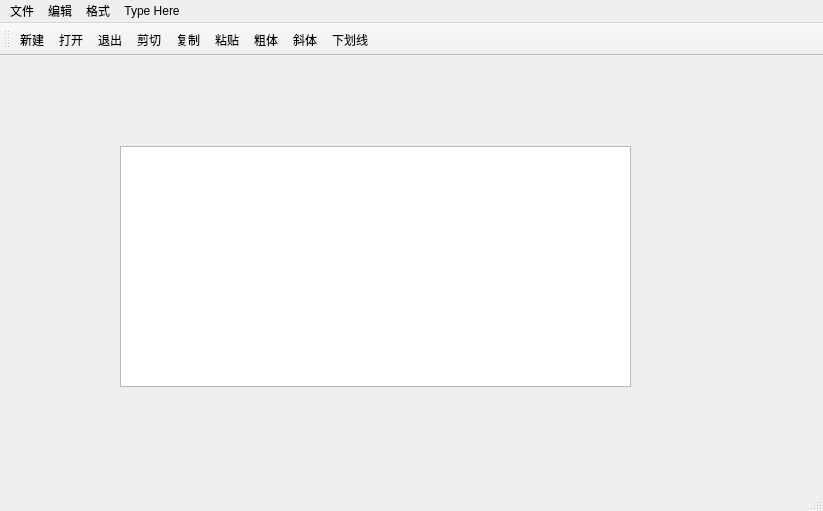
<?xml version="1.0" encoding="UTF-8"?>
<ui version="4.0">
 <class>MainWindow</class>
 <widget class="QMainWindow" name="MainWindow">
  <property name="geometry">
   <rect>
    <x>0</x>
    <y>0</y>
    <width>823</width>
    <height>511</height>
   </rect>
  </property>
  <property name="windowTitle">
   <string>MainWindow</string>
  </property>
  <widget class="QWidget" name="centralwidget">
   <widget class="QTextEdit" name="textEdit">
    <property name="geometry">
     <rect>
      <x>120</x>
      <y>90</y>
      <width>511</width>
      <height>241</height>
     </rect>
    </property>
   </widget>
  </widget>
  <widget class="QMenuBar" name="menubar">
   <property name="geometry">
    <rect>
     <x>0</x>
     <y>0</y>
     <width>823</width>
     <height>26</height>
    </rect>
   </property>
   <widget class="QMenu" name="menu">
    <property name="title">
     <string>文件</string>
    </property>
    <addaction name="actNew"/>
    <addaction name="actOpen"/>
    <addaction name="acExit"/>
   </widget>
   <widget class="QMenu" name="menu_2">
    <property name="title">
     <string>编辑</string>
    </property>
    <addaction name="actCut"/>
    <addaction name="actCopy"/>
    <addaction name="actPaste"/>
    <addaction name="actClear"/>
   </widget>
   <widget class="QMenu" name="menu_3">
    <property name="title">
     <string>格式</string>
    </property>
    <addaction name="actBold"/>
    <addaction name="actItalic"/>
    <addaction name="actUnderline"/>
    <addaction name="actShow"/>
    <addaction name="actionType_Here"/>
    <addaction name="actionAdd_Separator"/>
   </widget>
   <widget class="QMenu" name="menuType_Here">
    <property name="title">
     <string>Type Here</string>
    </property>
   </widget>
   <addaction name="menu"/>
   <addaction name="menu_2"/>
   <addaction name="menu_3"/>
   <addaction name="menuType_Here"/>
  </widget>
  <widget class="QStatusBar" name="statusbar"/>
  <widget class="QToolBar" name="toolBar">
   <property name="windowTitle">
    <string>toolBar</string>
   </property>
   <property name="toolButtonStyle">
    <enum>Qt::ToolButtonTextUnderIcon</enum>
   </property>
   <attribute name="toolBarArea">
    <enum>TopToolBarArea</enum>
   </attribute>
   <attribute name="toolBarBreak">
    <bool>false</bool>
   </attribute>
   <addaction name="actNew"/>
   <addaction name="actOpen"/>
   <addaction name="acExit"/>
   <addaction name="actCut"/>
   <addaction name="actCopy"/>
   <addaction name="actPaste"/>
   <addaction name="actBold"/>
   <addaction name="actItalic"/>
   <addaction name="actUnderline"/>
  </widget>
  <action name="actNew">
   <property name="icon">
    <iconset resource="resource.qrc">
     <normaloff>:/images/images/new2.bmp</normaloff>:/images/images/new2.bmp</iconset>
   </property>
   <property name="text">
    <string>新建</string>
   </property>
   <property name="toolTip">
    <string>新建文件</string>
   </property>
   <property name="shortcut">
    <string>Ctrl+N</string>
   </property>
  </action>
  <action name="actOpen">
   <property name="icon">
    <iconset resource="resource.qrc">
     <normaloff>:/images/images/open3.bmp</normaloff>:/images/images/open3.bmp</iconset>
   </property>
   <property name="text">
    <string>打开</string>
   </property>
   <property name="toolTip">
    <string>打开文件</string>
   </property>
   <property name="shortcut">
    <string>Ctrl+O</string>
   </property>
  </action>
  <action name="acExit">
   <property name="icon">
    <iconset resource="resource.qrc">
     <normaloff>:/images/images/exit.bmp</normaloff>:/images/images/exit.bmp</iconset>
   </property>
   <property name="text">
    <string>退出</string>
   </property>
   <property name="toolTip">
    <string>退出</string>
   </property>
  </action>
  <action name="actCut">
   <property name="icon">
    <iconset resource="resource.qrc">
     <normaloff>:/images/images/cut.bmp</normaloff>:/images/images/cut.bmp</iconset>
   </property>
   <property name="text">
    <string>剪切</string>
   </property>
   <property name="toolTip">
    <string>剪切</string>
   </property>
   <property name="shortcut">
    <string>Ctrl+X</string>
   </property>
  </action>
  <action name="actCopy">
   <property name="icon">
    <iconset resource="resource.qrc">
     <normaloff>:/images/images/paste.bmp</normaloff>:/images/images/paste.bmp</iconset>
   </property>
   <property name="text">
    <string>复制</string>
   </property>
   <property name="toolTip">
    <string>复制文件</string>
   </property>
  </action>
  <action name="actPaste">
   <property name="icon">
    <iconset resource="resource.qrc">
     <normaloff>:/images/images/paste.bmp</normaloff>:/images/images/paste.bmp</iconset>
   </property>
   <property name="text">
    <string>粘贴</string>
   </property>
   <property name="toolTip">
    <string>粘贴</string>
   </property>
   <property name="shortcut">
    <string>Ctrl+V</string>
   </property>
  </action>
  <action name="actBold">
   <property name="checkable">
    <bool>true</bool>
   </property>
   <property name="icon">
    <iconset resource="resource.qrc">
     <normaloff>:/images/images/BLD.BMP</normaloff>:/images/images/BLD.BMP</iconset>
   </property>
   <property name="text">
    <string>粗体</string>
   </property>
   <property name="toolTip">
    <string>粗体</string>
   </property>
   <property name="shortcut">
    <string>Ctrl+B</string>
   </property>
  </action>
  <action name="actItalic">
   <property name="checkable">
    <bool>true</bool>
   </property>
   <property name="icon">
    <iconset resource="resource.qrc">
     <normaloff>:/images/images/ITL.BMP</normaloff>:/images/images/ITL.BMP</iconset>
   </property>
   <property name="text">
    <string>斜体</string>
   </property>
   <property name="toolTip">
    <string>斜体</string>
   </property>
   <property name="shortcut">
    <string>Ctrl+I</string>
   </property>
  </action>
  <action name="actUnderline">
   <property name="checkable">
    <bool>true</bool>
   </property>
   <property name="icon">
    <iconset resource="resource.qrc">
     <normaloff>:/images/images/UNDRLN.BMP</normaloff>:/images/images/UNDRLN.BMP</iconset>
   </property>
   <property name="text">
    <string>下划线</string>
   </property>
   <property name="toolTip">
    <string>下划线</string>
   </property>
   <property name="shortcut">
    <string>Ctrl+U</string>
   </property>
  </action>
  <action name="actShow">
   <property name="icon">
    <iconset resource="resource.qrc">
     <normaloff>:/images/images/right.jpg</normaloff>:/images/images/right.jpg</iconset>
   </property>
   <property name="text">
    <string>显示工具栏文字标签</string>
   </property>
   <property name="toolTip">
    <string>显示文件栏文字标签</string>
   </property>
  </action>
  <action name="actionType_Here">
   <property name="text">
    <string>Type Here</string>
   </property>
  </action>
  <action name="actionAdd_Separator">
   <property name="text">
    <string>Add Separator</string>
   </property>
  </action>
  <action name="actClear">
   <property name="icon">
    <iconset resource="resource.qrc">
     <normaloff>:/images/images/103.bmp</normaloff>:/images/images/103.bmp</iconset>
   </property>
   <property name="text">
    <string>清空</string>
   </property>
   <property name="toolTip">
    <string>清空</string>
   </property>
  </action>
 </widget>
 <resources>
  <include location="resource.qrc"/>
 </resources>
 <connections>
  <connection>
   <sender>acExit</sender>
   <signal>triggered()</signal>
   <receiver>MainWindow</receiver>
   <slot>close()</slot>
   <hints>
    <hint type="sourcelabel">
     <x>-1</x>
     <y>-1</y>
    </hint>
    <hint type="destinationlabel">
     <x>411</x>
     <y>299</y>
    </hint>
   </hints>
  </connection>
  <connection>
   <sender>actCut</sender>
   <signal>triggered()</signal>
   <receiver>textEdit</receiver>
   <slot>cut()</slot>
   <hints>
    <hint type="sourcelabel">
     <x>-1</x>
     <y>-1</y>
    </hint>
    <hint type="destinationlabel">
     <x>375</x>
     <y>287</y>
    </hint>
   </hints>
  </connection>
  <connection>
   <sender>actCopy</sender>
   <signal>triggered()</signal>
   <receiver>textEdit</receiver>
   <slot>copy()</slot>
   <hints>
    <hint type="sourcelabel">
     <x>-1</x>
     <y>-1</y>
    </hint>
    <hint type="destinationlabel">
     <x>375</x>
     <y>287</y>
    </hint>
   </hints>
  </connection>
  <connection>
   <sender>actPaste</sender>
   <signal>triggered()</signal>
   <receiver>textEdit</receiver>
   <slot>paste()</slot>
   <hints>
    <hint type="sourcelabel">
     <x>-1</x>
     <y>-1</y>
    </hint>
    <hint type="destinationlabel">
     <x>375</x>
     <y>287</y>
    </hint>
   </hints>
  </connection>
  <connection>
   <sender>actClear</sender>
   <signal>triggered()</signal>
   <receiver>textEdit</receiver>
   <slot>clear()</slot>
   <hints>
    <hint type="sourcelabel">
     <x>-1</x>
     <y>-1</y>
    </hint>
    <hint type="destinationlabel">
     <x>375</x>
     <y>287</y>
    </hint>
   </hints>
  </connection>
 </connections>
</ui>
